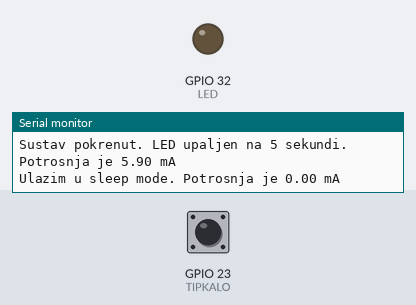
Bench run of a sketch on a simulated ESP32. Parts: output pins drawn as LEDs (lit = HIGH), the last lines printed to the serial monitor. The inputs (shaded band) are chosen by the test bench; at power-on: GPIO 23 (TIPKALO) HIGH.

Above: at 7.2 s.
7.3 s: GPIO 23 (TIPKALO) pulled LOW for 0.15 s
At 8.6 s:
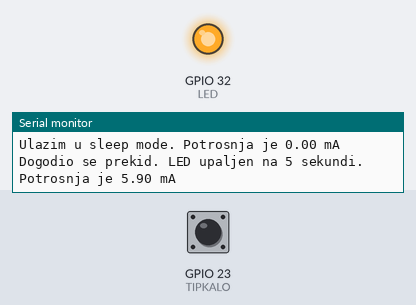
Timing chart, 0 to 13.8 s (numbered marks = the images above; inputs shaded):
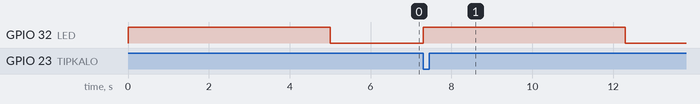

The sketch:

skech.ino
```cpp
#include <Arduino.h>

#define TIPKALO 23
#define LED 32
volatile bool b_BUDAN = false;
unsigned long VRIJEME;
volatile bool b_SPAVANJE = false;
float f_potrosnja;

// Prekidna rutina za buđenje tipkom
void  buditi() {
  unsigned long lastInterruptTime = 0;
  unsigned long vrijeme_prekid = millis();

  if (vrijeme_prekid - lastInterruptTime > 200) {
    b_BUDAN = true;
  }
  lastInterruptTime = vrijeme_prekid;
}

void spavati() {
  f_potrosnja = 0.001;
  Serial.print("Ulazim u sleep mode. Potrosnja je ");
  Serial.print(f_potrosnja);
  Serial.println(" mA");;
  digitalWrite(LED, LOW);
  VRIJEME = millis();
  b_SPAVANJE = true;

  esp_sleep_enable_ext0_wakeup((gpio_num_t)TIPKALO, LOW);
  esp_sleep_enable_timer_wakeup(10 * 1000000);
  esp_light_sleep_start();
}

void setup() {
  Serial.begin(115200);
  pinMode(LED, OUTPUT);
  pinMode(TIPKALO, INPUT_PULLUP);
  f_potrosnja = 5.9;

  attachInterrupt(digitalPinToInterrupt(TIPKALO), buditi, FALLING);

  Serial.print("Sustav pokrenut. LED upaljen na 5 sekundi. Potrosnja je ");
  Serial.print(f_potrosnja);
  Serial.println(" mA");;
  digitalWrite(LED, HIGH);
  delay(5000);
  spavati();
}

void loop() {
  if (b_BUDAN || (b_SPAVANJE && (millis() - VRIJEME) > 8000)) {
    f_potrosnja = 5.9;
    if (b_BUDAN) {
      Serial.print("Dogodio se prekid. LED upaljen na 5 sekundi. Potrosnja je ");
      Serial.print(f_potrosnja);
      Serial.println(" mA");;
    }
    else {
      Serial.print("Tajmer istekao! LED upaljen na 5 sekundi.Potrosnja je ");
      Serial.print(f_potrosnja);
      Serial.println(" mA");;
    }

    digitalWrite(LED, HIGH);
    delay(5000);
    spavati();
    b_BUDAN = false;
  }
}
```

Measured:
- after the input at 7.3 s, GPIO 32 (LED): LOW → HIGH after 0.00 s instead of 5.7 s
